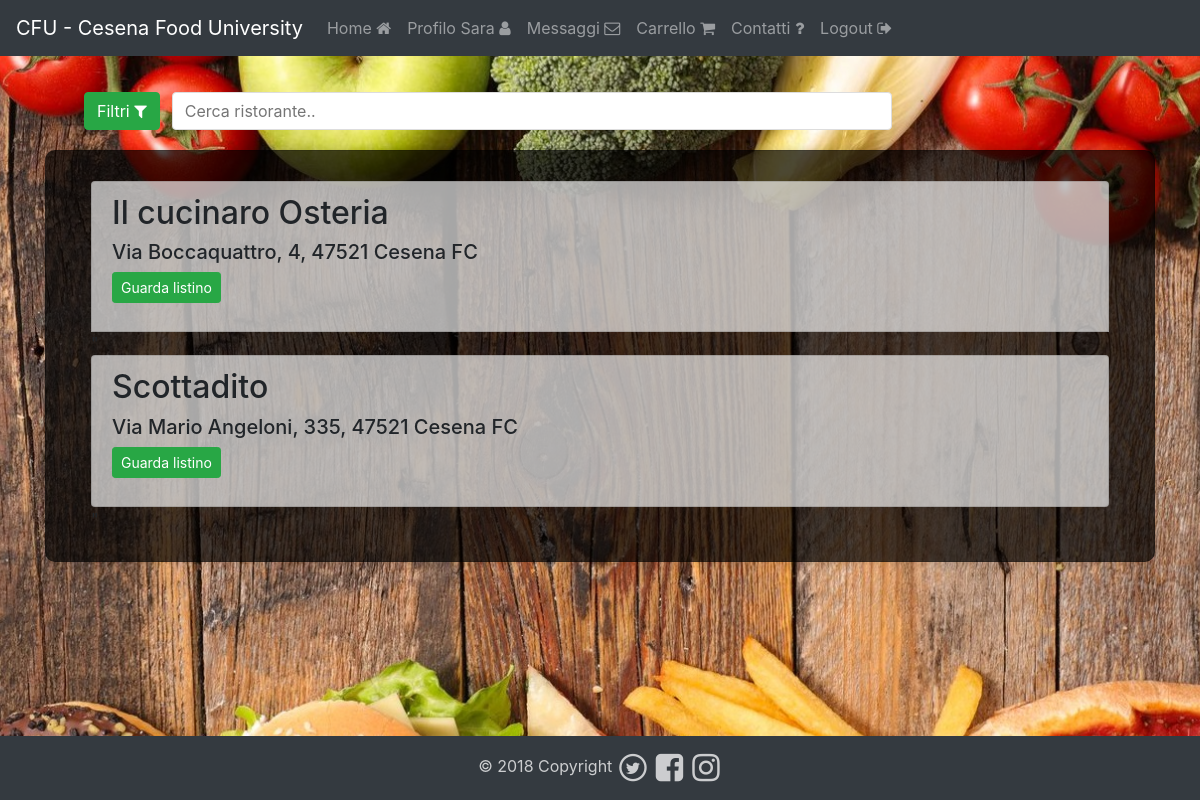
The app's page /codice/php/ricerca.php (signed in) with its own data.
### tables this page shows
CREATE TABLE `ristorante` (
  `id` int(11) NOT NULL,
  `email_proprietario` varchar(40) NOT NULL,
  `nome` varchar(20) NOT NULL,
  `indirizzo` varchar(40) NOT NULL,
  `nome_categoria` varchar(20) DEFAULT NULL,
  `info` varchar(100) DEFAULT NULL,
  `rating` int(11) NOT NULL,
  `approvato` tinyint(1) NOT NULL DEFAULT '0'
);

### codice/php/ricerca.php (the view, shortened to what this page needs)
<!DOCTYPE html>
<html lang="it" dir="ltr">
<head>
  <link rel="stylesheet" href="https://cdnjs.cloudflare.com/ajax/libs/font-awesome/4.7.0/css/font-awesome.min.css">
  <link rel="stylesheet" href="./../css/bootstrap.min.css">
  <link href="./../css/full.css" rel="stylesheet">
  <link href="./../css/menubar.css" rel="stylesheet">
  <link href="./../css/footer.css" rel="stylesheet">
  <link href="./../css/sidebar.css" rel="stylesheet">
  <link href="./../css/ricerca.css" rel="stylesheet">
  </head>
  <body>
    <?php $current= "home";
    include 'menu.php';?>
  <row class="row mobile">
    <button class="col-xsm-4  filtri btn btn-success" type="button" name="button"  onclick="openNav()">Filtri
          <i class="fa fa-filter"></i>
    </button>
    <input class="col-xsm-8 "type="text" id="myInput" onkeyup="myFunction()" placeholder="Cerca ristorante..">
  </row>
  <div class="container">
    <?php
    $filter = array();
    if(!empty($filter)){
      $query = 'SELECT * FROM ristorante WHERE '.implode(' OR ', $filter);
    }else{
      $query = 'SELECT * FROM ristorante';
    }
    echo '
    <div class="card card-sm center-msg-box transparent mobile">
    <div class="container">';
    foreach($conn->query($query) as $row)
    {
      if($row["approvato"]==1){
      echo '
      <ul id="myUL">
      <li class="list-group-item" id="item">
      <h2 class="nameFilter">'.$row["nome"].'</h2>
      <h5>'.$row["nome_categoria"].' </h5>
      <h5>'.$row["indirizzo"].' </h5>
      <form action="ristorante.php" method="post" name ="seleziona" id="seleziona">
      <input type = "hidden" name="id_ristorante" value="'.$row["id"].'">
      <button class="a btn btn-sm btn-success " id = "submit" type="submit" >Guarda listino </button>
      </form>
      </li>"';
      }
    }
    echo "</ul>";
    ?>
  </div>
</div>
</div>
<?php include 'footer.php'; ?>
</body>
</html>

### codice/css/full.css (style rules this page uses)
body { background: url('./../resources/bg.jpg') no-repeat center center fixed; -webkit-background-size: cover; -moz-background-size: cover; background-size: cover; -o-background-size: cover; }
.center-msg-box { padding:30px; margin: 20px auto; border-radius: 10px; -webkit-border-radius:10px; -moz-border-radius: 10px; box-shadow: 0px 0px 10px rgba(0, 0, 0, 0.13); -moz-box-shadow: 0px 0px 10px rgba(0, 0, 0, 0.13); -webkit-box-shadow: 0px 0px 10px rgba(0, 0, 0, 0.13); background-color: rgba(0, 0, 0, 0.7); }

### codice/css/footer.css (style rules this page uses)
body { padding-bottom: 120px; }
.row { box-sizing:border-box; margin: 0pt }

### codice/css/ricerca.css (style rules this page uses)
#myInput { border-radius: .25rem; border-top-left-radius: 0.25rem; border-top-right-radius: 0.25rem; border-bottom-right-radius: 0.25rem; border-bottom-left-radius: 0.25rem; width: 60%; font-size: 1rem; padding: .375rem .75rem; padding-top: 0.375rem; padding-right: 0.75rem; padding-bottom: 0.375rem; padding-left: 0.75rem; border: 1px solid #ddd; margin-top: 3%; margin-left: 1%; }
#myUL { padding: 0; margin: 0; }

### codice/php/ricerca.php (style rules this page uses)
.list-group-item { background-color: rgba(255,255,255, 65%) }
.filtri { margin-left: 7%; margin-top: 3%; }

### records on screen
ristorante: nome "Il cucinaro Osteria", indirizzo "Via Boccaquattro, 4, 47521 Cesena FC"
ristorante: nome "Scottadito", indirizzo "Via Mario Angeloni, 335, 47521 Cesena FC"

### other values on screen
$_SESSION["nome"] "Sara"
